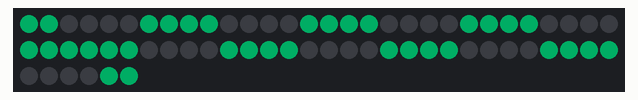
Bench run of a sketch on a simulated Arduino Uno, built with avr-gcc and run on an emulated ATmega328P. Shown: 66 RGB LEDs in strip order, left to right, continuing on the next row. Dim RGB values are drawn brighter than linear.

Above: at 0.05 s.
At 4.63 s:
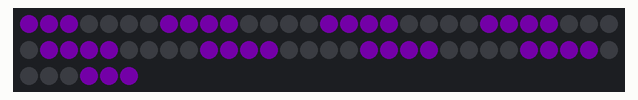
At 9.89 s:
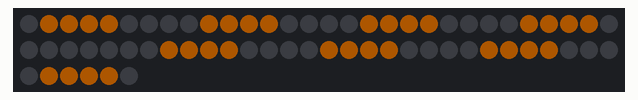
At 19.84 s:
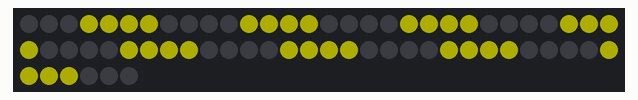
At 29.88 s:
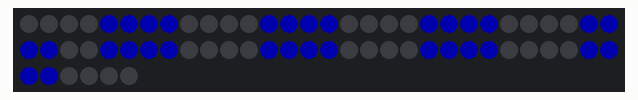
At 39.93 s:
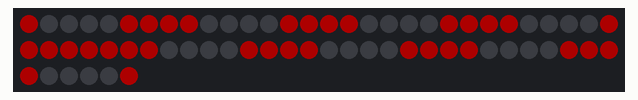

The sketch:

Longboard_PRIDE_rainbow.ino
```cpp
#include <Adafruit_NeoPixel.h>

#define PIN 2	 // input pin Neopixel is attached to

#define NUMPIXELS 66 // number of neopixels in strip
#define WHEEL_CENTER (NUMPIXELS / 2) // integer division automatically rounds down

Adafruit_NeoPixel pixels = Adafruit_NeoPixel(NUMPIXELS, PIN);

uint8_t  mode   = 1, // Current animation effect
         offset = 0; // Position of spinny eyes
uint32_t color  = 0x00ff96; // Start red
uint32_t PRIDE_RED     = pixels.Color(255, 0, 0);
uint32_t PRIDE_ORANGE  = pixels.Color(255, 127, 0);
uint32_t PRIDE_YELLOW  = pixels.Color(255, 255, 0);
uint32_t PRIDE_GREEN   = pixels.Color(0, 255, 0);
uint32_t PRIDE_BLUE    = pixels.Color(0, 0, 255);
uint32_t PRIDE_PURPLE  = pixels.Color(148, 0, 211);
uint32_t prevTime;

uint32_t prideColors[] = {
  pixels.Color(255, 0, 0),      // Red
  pixels.Color(255, 127, 0),    // Orange
  pixels.Color(255, 255, 0),    // Yellow
  pixels.Color(0, 255, 0),      // Green
  pixels.Color(0, 0, 255),      // Blue
  pixels.Color(148, 0, 211)     // Purple
};

uint8_t prideIndex = 0;


void setup() {
  pixels.begin();
  pixels.setBrightness(50); // 1/3 brightness
  prevTime = millis();
}

void loop() {
  uint8_t  i;
  uint32_t t;

  switch(mode) {

case 1: // Spinny wheels (8 LEDs on at a time)
    for(i=0; i<NUMPIXELS; i++) {
      uint32_t c = 0;
      if(((offset + i) & 7) < 4) c = color; // 4 pixels on...

      // FORWARD half
      pixels.setPixelColor(i, c);

      // BACKWARD half (now correct)
      pixels.setPixelColor((NUMPIXELS - 1) - i, c);
    }
    pixels.show();
    offset--; //Decreasing offset moves the pattern backward.
    //offset++; //Increasing offset moves the pattern forward.
    delay(90);
    break;
  }

  t = millis();
  if((t - prevTime) > 300) {      // Every 8 seconds...
    mode++;                        // Next mode
    if(mode > 1) {                 // End of modes?
      mode = 1;                    // Start modes over
      color >>= 0  ;                 // Next color R->G->B

// Cycle through PRIDE colors
prideIndex++;
if (prideIndex >= 6) prideIndex = 0;
color = prideColors[prideIndex];


    }
    for(i=0; i<NUMPIXELS; i++) pixels.setPixelColor(i, 0);
    prevTime = t;
  }
}
```
